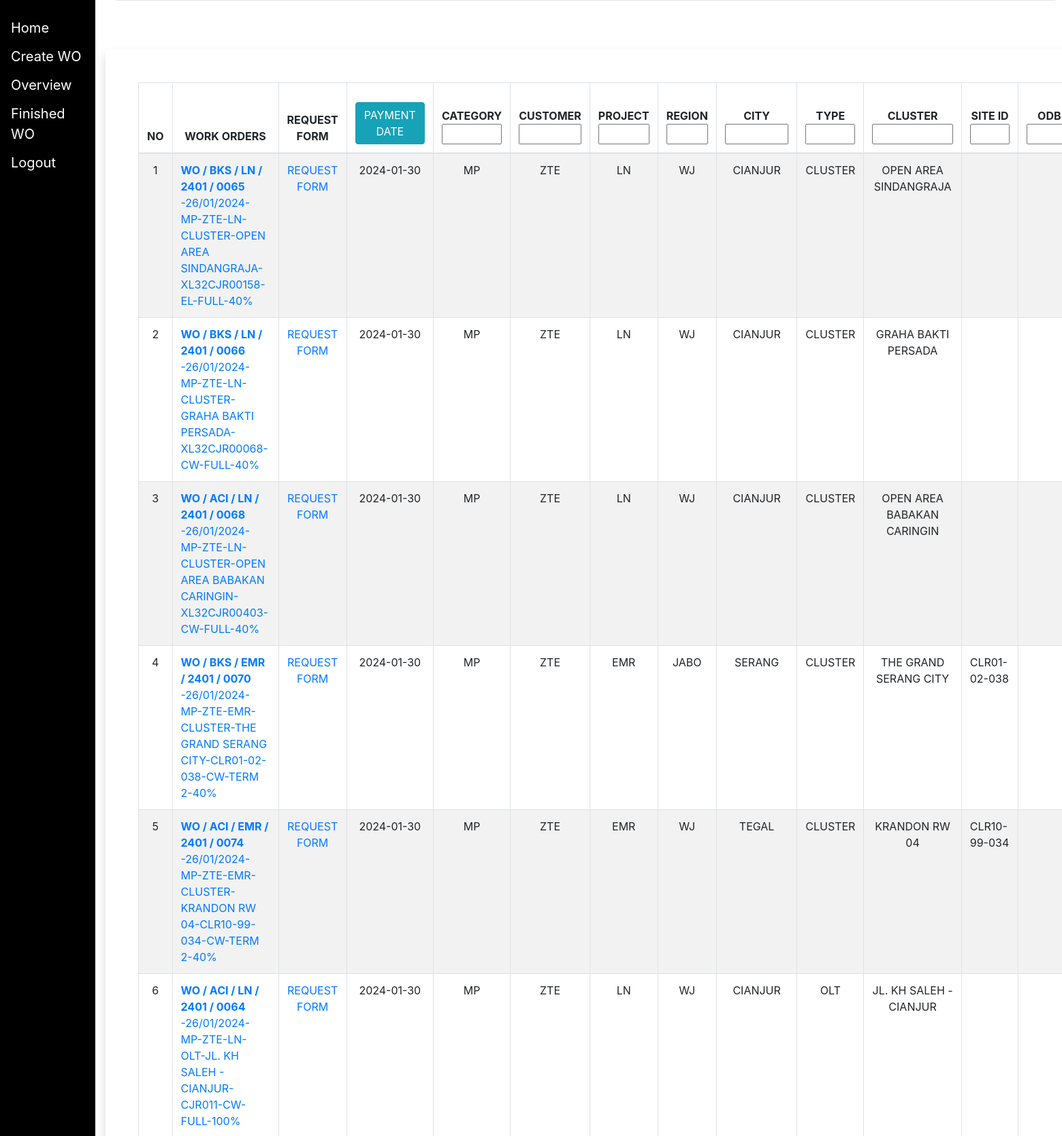
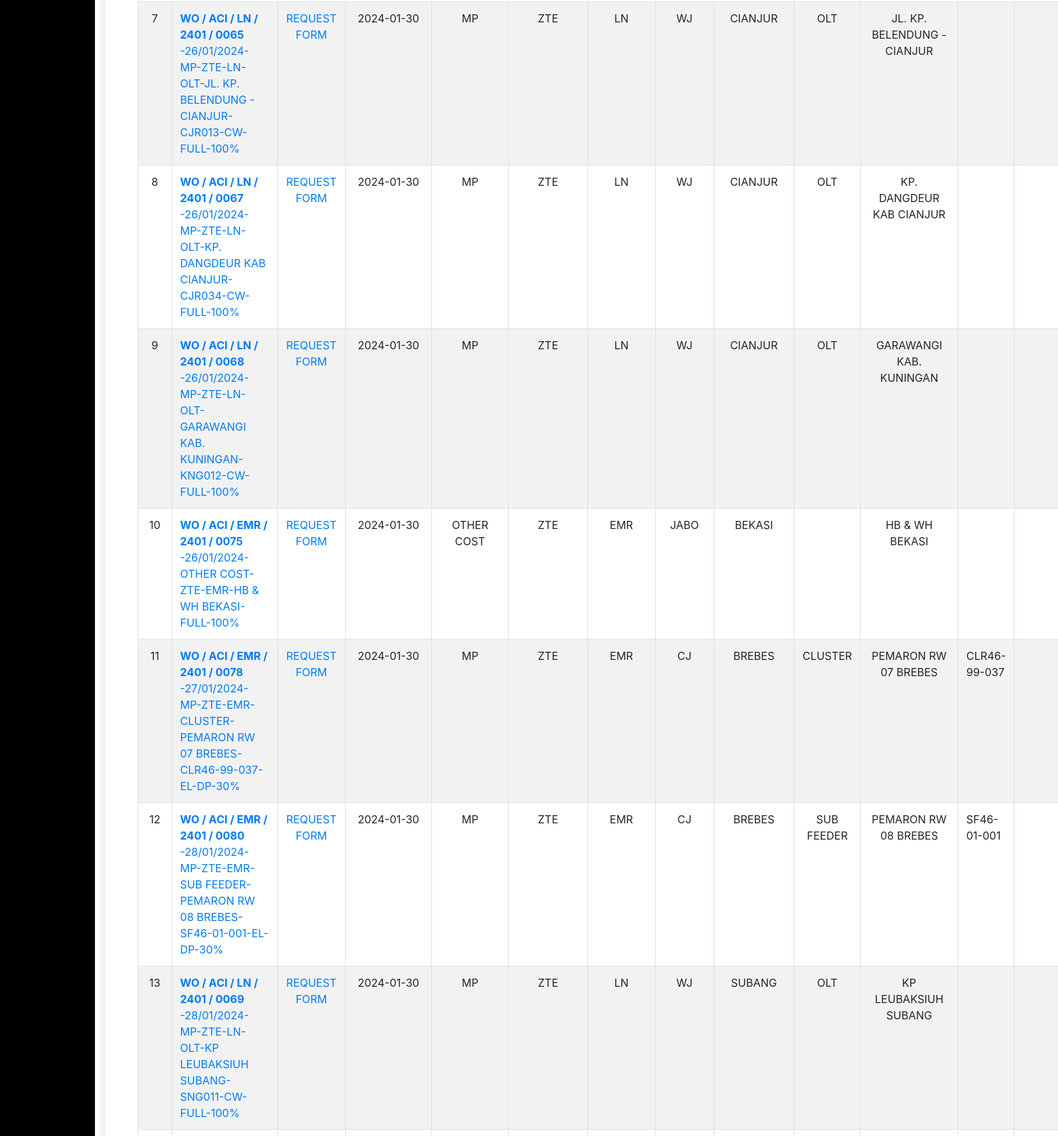
The app's page /finished_wo/ (signed in, upper part) with its own data (2 pictures, top to bottom).
### myapp/models.py (models this page shows, shortened)
class WorkOrder(models.Model):
    company = models.CharField(blank = True, max_length = 100, default ="")
    pricing_type = models.CharField(blank = True, max_length = 100, default ="")
    otherCost = models.CharField(blank = True, max_length = 100, default ="")
    ceoCheck = models.BooleanField(default = False)
    rightHandCheck = models.BooleanField(default = False)
    personalAssistantCheck = models.BooleanField(default = False)
    financeCheck = models.BooleanField(default = False)
    ceoReject = models.BooleanField(default = False)
    rightHandReject = models.BooleanField(default = False)
    personalAssistantReject = models.BooleanField(default = False)
    financeReject = models.BooleanField(default = False)
    extendable = models.BooleanField(default = False)
    remarksOverview = models.CharField(blank = True, max_length = 100, default ="")
    wo_date = models.DateField(blank = True, default=timezone.now)
    shortdate = models.CharField(max_length=100, blank = True, default = "")
    wo_number = models.CharField(max_length=100, blank = True, default = "")
    request_by = models.CharField(max_length = 100, blank = True, default = "")
    category = models.CharField(max_length=100, blank = True, default = "")
    project = models.CharField(max_length=100, blank = True, default = "")
    bank = models.CharField(max_length=100, blank = True, default = "")
    customer = models.CharField(max_length=100, blank = True, default = "")
    account_name = models.CharField(max_length=100, blank = True, default = "")
    department = models.CharField(max_length=100, blank = True, default = "")
    account_number = models.CharField(max_length=100, blank = True, default = "")
    region = models.CharField(max_length=100, blank = True, default = "" )
    phone_number = models.CharField(max_length=100, blank = True, default = "")
    city = models.CharField(max_length=100, blank = True, default = "")
    npwp = models.CharField(max_length=100, blank = True, default = "")
    clusterName = models.CharField(max_length = 100 ,default ="", blank = True)
    siteId = models.CharField(max_length = 100,default ="", blank = True)
    type = models.CharField(max_length =100 , default ="", blank = True)
    workType = models.CharField(max_length =100 , default ="", blank = True)
    hp = models.CharField(max_length = 100,default ="", blank = True)
    odbId = models.CharField(max_length = 100,default ="", blank = True)
    suffixId = models.CharField(max_length = 100,default ="", blank = True)
    workOrder = models.ManyToManyField(ScopeOfWork, blank = True)
    grandTotalActual = models.FloatField(default = 0, blank = True)
    grandTotalBoq = models.FloatField(default = 0, blank = True)
    hpD = models.CharField(max_length = 100, default = "", blank = True, )
    amountD = models.CharField(max_length = 100, default = "", blank = True)
    unitPriceD =  models.CharField(max_length = 100, default = "", blank = True)
    remarkD =  models.CharField(max_length = 100,default ="", blank = True)
    remarks1 = models.CharField(max_length = 100,default ="", blank = True)
    remarks2 = models.CharField(max_length = 100,default ="", blank = True)
    totalAmount = models.FloatField(default = 0, blank = True)
    paymentTerm = models.CharField(max_length = 100,default ="", blank = True)
    termPercentage = models.CharField(max_length = 100,default ="", blank = True)
    termAmount = models.FloatField(default = 0, blank = True)
    termRemark = models.CharField(max_length = 100,default ="", blank = True)
    paymentTax = models.CharField(max_length = 100,default ="", blank = True)
    taxPercentage = models.CharField(max_length = 100,default ="", blank = True)
    taxAmount = models.FloatField(default = 0, blank = True)
    taxRemark = models.CharField(max_length = 100,default ="", blank = True)
    deductions = models.ManyToManyField(Deduction, blank=True)
    finalGrandTotal = models.FloatField(default = 0, blank = True)
    paymentInformation = models.ManyToManyField(Payment, blank=True)
    team_list = models.FileField(upload_to='team_list/' , blank=True, null=True)
    picture_of_team = models.FileField(upload_to='picture_of_team/' , blank=True, null=True)
    checklist_boq_actual_attachment = models.FileField(upload_to='checklist_boq_actual_attachment/' , blank=True, null=True)
    cover_acceptance_attachment = models.FileField(upload_to='cover_acceptance_attachment/' , blank=True, null=True)
    cover_opm_attachment = models.FileField(upload_to='cover_opm_attachment/' , blank=True, null=True)
    fac_certificate = models.FileField(upload_to='fac_certificate/' , blank=True, null=True)
    no_issue_agreement = models.FileField(upload_to='no_issue_agreement/' , blank=True, null=True)
    capture_approval = models.FileField(upload_to='capture_approval/' , blank=True, null=True)
    capture_drm = models.FileField(upload_to='capture_drm/' , blank=True, null=True)
    bak = models.FileField(upload_to='bak/' , blank=True, null=True)
    surat_izin =  models.CharField(max_length =100, default ="", blank = True)
    bap_open =  models.CharField(max_length =100, default ="", blank = True)
    form_survey =  models.CharField(max_length =100, default ="", blank = True)
    bap_snd =  models.CharField(max_length =100, default ="", blank = True)
    layout =  models.CharField(max_length =100, default ="", blank = True)
    invoice = models.FileField(upload_to='invoice/' , blank=True, null=True)
    scopeOfWorkCount = models.IntegerField(default = 0, blank = True)
    deductionCount = models.IntegerField(default = 0, blank = True)
    paymentCount = models.IntegerField(default = 0, blank = True)
    proofOfPayment = models.FileField(upload_to='proof_of_payment/' , blank=True, null=True)
    paymentDate = models.DateField(blank = True, default=None , null = True)
    dueDate =  models.DateField(blank = True, default=None , null = True)
    def wo_string(self):
        wo_date_str = self.wo_date.strftime('%Y-%m-%d') if self.wo_date else ''
        category_str = self.category if self.category else ''
        project_str = self.project if self.project else ''
        customer_str = self.customer if self.customer else ''
        type_str = self.type if self.type else ''
        cluster_name_str = self.clusterName if self.clusterName else ''
        siteid_str = self.siteId if self.siteId else ''
        odbid_str = self.odbId if self.odbId else ''
        worktype_str = self.workType if self.workType else ''
        suffixid_str = self.suffixId if self.suffixId else ''
        payment_term_str = self.paymentTerm if self.paymentTerm else ''
        term_percentage_str = str(self.termPercentage) if self.termPercentage else ''
        shortdate_str = self.shortdate if self.shortdate else ''
        wo_number_str = str(self.wo_number) if self.wo_number else ''
        company_str = self.company.upper() if self.company else ''
        project_str = self.project if self.project else ''
        other_cost_str = self.otherCost if self.otherCost else ''
        wo_num = f" <strong>WO / {company_str} / {project_str} / {shortdate_str} / {wo_number_str} </strong>"
        parts = [wo_num, convertDate(wo_date_str),category_str ,other_cost_str,customer_str,project_str ,type_str,cluster_name_str,siteid_str,odbid_str,suffixid_str,worktype_str , payment_term_str, term_percentage_str]
        returnString = '-'.join(part for part in parts if part)
        return returnString

### myapp/views.py (the view, shortened to what this page needs)
# urls.py: path("finished_wo/", views.finished_wo, name='finished_wo'),
@login_required
def finished_wo(request):
    finished_work_orders = WorkOrder.objects.filter(
        personalAssistantCheck=True,
        ceoCheck=True,
        rightHandCheck=True,
        financeCheck=True,
    ).exclude(proofOfPayment='').order_by('-paymentDate')
    paginator = Paginator(finished_work_orders, 20)
    page_number = request.GET.get('page')
    page_obj = paginator.get_page(page_number)
    current_page = int(page_number) if page_number else 1
    starting_index = (current_page - 1) * 20
    context = {
        'page_obj': page_obj,
        'starting_index': starting_index,
        'finished': finished_work_orders,
        'is_rightHand': request.user.groups.filter(name='rightHand').exists(),
        'is_pa' :  request.user.groups.filter(name='Personal Assistant').exists(),
    }
    return render(request, 'finished_wo.html', context)

### myapp/models.py (called while the page is built)
def convertDate(date_str):
    try:
        date_obj = datetime.strptime(date_str, "%Y-%m-%d")
        return date_obj.strftime("%d/%m/%Y")
    except ValueError:
        return "Invalid date format"

### myapp/templates/finished_wo.html (shortened to what this page needs)
{% extends 'base.html' %}
{% block content %}
  {% if user.is_authenticated %}
<div class="row py-5">
  <div class="col-lg-13 mx-auto">
    <div class="card rounded shadow border-0">
      <div class="card-body p-5 bg-white rounded">
        <form method ="GET" id = "filter-form">
          <div>
            <table id="example" border="1" class="table table-striped table-bordered" >
              <thead>
                  <tr>
                    <th >NO</th>
                    <th>WORK ORDERS </th>
                    <th>REQUEST FORM</th>
                    <th >
                      <button type="button" class="btn btn-info" data-toggle="modal" data-target="#dateFilterModal">
                        PAYMENT DATE
                      </button>
                      </th>
                    <th >
                      CATEGORY
                      <input type="text" name="category" style="width: 100%;">
                    </th>
                    <th >
                      CUSTOMER
                      <input type="text" name="customer" style="width: 100%;">
                    </th>
                    <th >
                      PROJECT
                      <input type="text" name="project" style="width: 100%;">
                    </th>
                    <th >
                      REGION
                      <input type="text" name="region" style="width: 100%;">
                    </th>
                    <th >
                      CITY
                      <input type="text" name="city" style="width: 100%;">
                    </th>
                    <th >
                      TYPE
                      <input type="text" name="type"style="width: 100%;" >
                    </th>
                    <th>
                      CLUSTER
                      <input type="text" name="clusterName"style="width: 100%;">
                    </th>
                    <th>
                      SITE ID
                      <input type="text" name="siteId" style="width: 100%;">
                    </th>
                    <th>
                      ODB ID
                      <input type="text" name="odbId" style="width: 100%;">
                    </th>
                  </tr>
              </thead>
              <tbody>
                {% for order in page_obj %}
                  <tr>
                    <td>
                      {{ forloop.counter|add:starting_index }}
                    </td>
                    <td>
                      <a href="{% url 'view_wo' order.id order.category order.company order.project%}">{{ order.wo_string | safe }}</a>
                    </td>
                    <td>
                      <a href="{% url 'request_form' order.id order.category order.company order.project %}">REQUEST FORM</a>
                    </td>
                    <td>
                      {{ order.paymentDate|date:"Y-m-d" }}
                      </td>
                    <td>
                      {{order.category}}
                    </td>
                    <td>
                      {{order.customer}}
                    </td>
                    <td>
                      {{order.project}}
                    </td>
                    <td>
                      {{order.region}}
                    </td>
                    <td>
                      {{order.city}}
                    </td>
                    <td>
                      {{order.type}}
                    </td>
                    <td>
                      {{order.clusterName}}
                    </td>
                    <td>
                      {{order.siteId}}
                    </td>
                    <td>
                    </td>
                  </form>
                </tr>
                {% empty %}
                <tr><td colspan="25">No work orders available.</td></tr>
                  {% endfor %}
          </div>
    </div>
    </div>
  </div>
</div>
  {% else %}
    {% with 'login' as login_url %}
      {% load static %}
      {% load i18n %}
      {% load tz %}
    {% endwith %}
  {% endif %}
{% endblock %}

### myapp/templates/base.html (shortened to what this page needs)
<!DOCTYPE html>
<html lang="en">
<head>
    <link rel="stylesheet" href="https://stackpath.bootstrapcdn.com/bootstrap/4.5.2/css/bootstrap.min.css">
</head>
<body>
  <div class="sidenav">
    <a href="/home">Home</a>
    <a href="/create_wo">Create WO</a>
    <a href="/overview"> Overview </a>
    <a href="/finished_wo"> Finished WO </a>
    <a href="/logout"> Logout </a>
  </div>
  <div class="main">
    <div class="row justify-content-center">
      <div class="col-12">
        {% block content %}
        {% endblock %}
      </div>
    </div>
</body>
</html>

### myapp/templates/base.html (style rules this page uses)
.sidenav { height: 100%; width: 140px; position: fixed; z-index: 1; top: 0; left: 0; background-color: black; overflow-x: hidden; padding-top: 20px; }
.sidenav a { padding: 6px 8px 6px 16px; text-decoration: none; font-size: 20px; color: white; display: block; }
.main { margin-left: 160px; padding: 0px 10px; }

### myapp/templates/finished_wo.html (style rules this page uses)
#example th { text-align: center; }
#example td:nth-child(1) { text-align: center; width: 4%; }
#example td:nth-child(2) { text-align: left; width: 5%; }
#example td:nth-child(3) { text-align: center; width: 2%; }
#example td:nth-child(4) { text-align: center; width: 2%; }
#example td:nth-child(5) { text-align: center; width: 2%; }
#example td:nth-child(6) { text-align: center; width: 2%; }
#example td:nth-child(7) { text-align: center; width: 8%; }
#example td:nth-child(8) { text-align: center; width: 8%; }
#example td:nth-child(9) { text-align: center; width: 16%; }
#example td:nth-child(10) { text-align: center; width: 10%; }
#example td:nth-child(11) { text-align: center; width: 10%; }
#example td:nth-child(12) { text-align: left; width: 10%; }
#example td:nth-child(13) { text-align: center; width: 2%; }

### records on screen
WorkOrder: wo_string "WO / BKS / LN / 2401 / 0065 -26/01/2024-MP-ZTE-LN-CLUSTER-OPEN AREA SINDANGRAJA-XL32CJR00158-EL-FULL-40%", paymentDate "2024-01-30", category "MP", customer "ZTE", project "LN", region "WJ", city "CIANJUR", type "CLUSTER", clusterName "OPEN AREA SINDANGRAJA"
WorkOrder: wo_string "WO / BKS / LN / 2401 / 0066 -26/01/2024-MP-ZTE-LN-CLUSTER-GRAHA BAKTI PERSADA-XL32CJR00068-CW-FULL-40%", paymentDate "2024-01-30", category "MP", customer "ZTE", project "LN", region "WJ", city "CIANJUR", type "CLUSTER", clusterName "GRAHA BAKTI PERSADA"
WorkOrder: wo_string "WO / ACI / LN / 2401 / 0068 -26/01/2024-MP-ZTE-LN-CLUSTER-OPEN AREA BABAKAN CARINGIN-XL32CJR00403-CW-FULL-40%", paymentDate "2024-01-30", category "MP", customer "ZTE", project "LN", region "WJ", city "CIANJUR", type "CLUSTER", clusterName "OPEN AREA BABAKAN CARINGIN"
WorkOrder: wo_string "WO / BKS / EMR / 2401 / 0070 -26/01/2024-MP-ZTE-EMR-CLUSTER-THE GRAND SERANG CITY-CLR01-02-038-CW-TERM 2-40%", paymentDate "2024-01-30", category "MP", customer "ZTE", project "EMR", region "JABO", city "SERANG", type "CLUSTER", clusterName "THE GRAND SERANG CITY", siteId "CLR01-02-038"
WorkOrder: wo_string "WO / ACI / EMR / 2401 / 0074 -26/01/2024-MP-ZTE-EMR-CLUSTER-KRANDON RW 04-CLR10-99-034-CW-TERM 2-40%", paymentDate "2024-01-30", category "MP", customer "ZTE", project "EMR", region "WJ", city "TEGAL", type "CLUSTER", clusterName "KRANDON RW 04", siteId "CLR10-99-034"
WorkOrder: wo_string "WO / ACI / LN / 2401 / 0064 -26/01/2024-MP-ZTE-LN-OLT-JL. KH SALEH - CIANJUR-CJR011-CW-FULL-100%", paymentDate "2024-01-30", category "MP", customer "ZTE", project "LN", region "WJ", city "CIANJUR", type "OLT", clusterName "JL. KH SALEH - CIANJUR"
WorkOrder: wo_string "WO / ACI / LN / 2401 / 0065 -26/01/2024-MP-ZTE-LN-OLT-JL. KP. BELENDUNG - CIANJUR-CJR013-CW-FULL-100%", paymentDate "2024-01-30", category "MP", customer "ZTE", project "LN", region "WJ", city "CIANJUR", type "OLT", clusterName "JL. KP. BELENDUNG - CIANJUR"
WorkOrder: wo_string "WO / ACI / LN / 2401 / 0067 -26/01/2024-MP-ZTE-LN-OLT-KP. DANGDEUR KAB CIANJUR-CJR034-CW-FULL-100%", paymentDate "2024-01-30", category "MP", customer "ZTE", project "LN", region "WJ", city "CIANJUR", type "OLT", clusterName "KP. DANGDEUR KAB CIANJUR"
WorkOrder: wo_string "WO / ACI / LN / 2401 / 0068 -26/01/2024-MP-ZTE-LN-OLT-GARAWANGI KAB. KUNINGAN-KNG012-CW-FULL-100%", paymentDate "2024-01-30", category "MP", customer "ZTE", project "LN", region "WJ", city "CIANJUR", type "OLT", clusterName "GARAWANGI KAB. KUNINGAN"
WorkOrder: wo_string "WO / ACI / EMR / 2401 / 0075 -26/01/2024-OTHER COST-ZTE-EMR-HB & WH BEKASI-FULL-100%", paymentDate "2024-01-30", category "OTHER COST", customer "ZTE", project "EMR", region "JABO", city "BEKASI", clusterName "HB & WH BEKASI"
WorkOrder: wo_string "WO / ACI / EMR / 2401 / 0078 -27/01/2024-MP-ZTE-EMR-CLUSTER-PEMARON RW 07 BREBES-CLR46-99-037-EL-DP-30%", paymentDate "2024-01-30", category "MP", customer "ZTE", project "EMR", region "CJ", city "BREBES", type "CLUSTER", clusterName "PEMARON RW 07 BREBES", siteId "CLR46-99-037"
WorkOrder: wo_string "WO / ACI / EMR / 2401 / 0080 -28/01/2024-MP-ZTE-EMR-SUB FEEDER-PEMARON RW 08 BREBES-SF46-01-001-EL-DP-30%", paymentDate "2024-01-30", category "MP", customer "ZTE", project "EMR", region "CJ", city "BREBES", type "SUB FEEDER", clusterName "PEMARON RW 08 BREBES", siteId "SF46-01-001"
WorkOrder: wo_string "WO / ACI / LN / 2401 / 0069 -28/01/2024-MP-ZTE-LN-OLT-KP LEUBAKSIUH SUBANG-SNG011-CW-FULL-100%", paymentDate "2024-01-30", category "MP", customer "ZTE", project "LN", region "WJ", city "SUBANG", type "OLT", clusterName "KP LEUBAKSIUH SUBANG"
